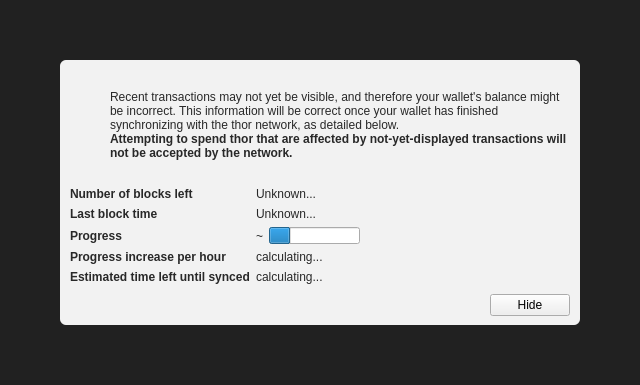
<?xml version="1.0" encoding="UTF-8"?>
<ui version="4.0">
 <class>ModalOverlay</class>
 <widget class="ModalOverlay" name="ModalOverlay">
  <property name="geometry">
   <rect>
    <x>0</x>
    <y>0</y>
    <width>640</width>
    <height>385</height>
   </rect>
  </property>
  <property name="windowTitle">
   <string>Form</string>
  </property>
  <layout class="QVBoxLayout" name="verticalLayout" stretch="0">
   <property name="sizeConstraint">
    <enum>QLayout::SetDefaultConstraint</enum>
   </property>
   <property name="leftMargin">
    <number>0</number>
   </property>
   <property name="topMargin">
    <number>0</number>
   </property>
   <property name="rightMargin">
    <number>0</number>
   </property>
   <property name="bottomMargin">
    <number>0</number>
   </property>
   <item>
    <widget class="QWidget" name="bgWidget" native="true">
     <property name="styleSheet">
      <string notr="true">#bgWidget { background: rgba(0,0,0,220); }</string>
     </property>
     <layout class="QVBoxLayout" name="verticalLayoutMain" stretch="1">
      <property name="leftMargin">
       <number>60</number>
      </property>
      <property name="topMargin">
       <number>60</number>
      </property>
      <property name="rightMargin">
       <number>60</number>
      </property>
      <property name="bottomMargin">
       <number>60</number>
      </property>
      <item>
       <widget class="QWidget" name="contentWidget" native="true">
        <property name="styleSheet">
         <string notr="true">#contentWidget { background: rgba(255,255,255,240); border-radius: 6px; }

QLabel { color: rgb(40,40,40);  }</string>
        </property>
        <layout class="QVBoxLayout" name="verticalLayoutSub" stretch="1,0,0,0">
         <property name="spacing">
          <number>0</number>
         </property>
         <property name="leftMargin">
          <number>10</number>
         </property>
         <property name="topMargin">
          <number>10</number>
         </property>
         <property name="rightMargin">
          <number>10</number>
         </property>
         <property name="bottomMargin">
          <number>10</number>
         </property>
         <item>
          <layout class="QHBoxLayout" name="horizontalLayoutIconText" stretch="0,1">
           <property name="topMargin">
            <number>20</number>
           </property>
           <item>
            <layout class="QVBoxLayout" name="verticalLayoutIcon">
             <property name="leftMargin">
              <number>0</number>
             </property>
             <item>
              <widget class="QPushButton" name="warningIcon">
               <property name="enabled">
                <bool>false</bool>
               </property>
               <property name="text">
                <string/>
               </property>
               <property name="icon">
                <iconset>
                 <normaloff>:/icons/warning</normaloff>
                 <disabledoff>:/icons/warning</disabledoff>:/icons/warning</iconset>
               </property>
               <property name="iconSize">
                <size>
                 <width>48</width>
                 <height>48</height>
                </size>
               </property>
               <property name="flat">
                <bool>true</bool>
               </property>
              </widget>
             </item>
             <item>
              <spacer name="verticalSpacerWarningIcon">
               <property name="orientation">
                <enum>Qt::Vertical</enum>
               </property>
               <property name="sizeHint" stdset="0">
                <size>
                 <width>20</width>
                 <height>40</height>
                </size>
               </property>
              </spacer>
             </item>
            </layout>
           </item>
           <item>
            <layout class="QVBoxLayout" name="verticalLayoutInfoText">
             <property name="leftMargin">
              <number>0</number>
             </property>
             <property name="topMargin">
              <number>0</number>
             </property>
             <item>
              <widget class="QLabel" name="infoText">
               <property name="text">
                <string>Recent transactions may not yet be visible, and therefore your wallet's balance might be incorrect. This information will be correct once your wallet has finished synchronizing with the thor network, as detailed below.</string>
               </property>
               <property name="textFormat">
                <enum>Qt::RichText</enum>
               </property>
               <property name="wordWrap">
                <bool>true</bool>
               </property>
              </widget>
             </item>
             <item>
              <widget class="QLabel" name="infoTextStrong">
               <property name="font">
                <font>
                 <weight>75</weight>
                 <bold>true</bold>
                </font>
               </property>
               <property name="text">
                <string>Attempting to spend thor that are affected by not-yet-displayed transactions will not be accepted by the network.</string>
               </property>
               <property name="textFormat">
                <enum>Qt::RichText</enum>
               </property>
               <property name="wordWrap">
                <bool>true</bool>
               </property>
              </widget>
             </item>
             <item>
              <spacer name="verticalSpacerInTextSpace">
               <property name="orientation">
                <enum>Qt::Vertical</enum>
               </property>
               <property name="sizeHint" stdset="0">
                <size>
                 <width>20</width>
                 <height>40</height>
                </size>
               </property>
              </spacer>
             </item>
            </layout>
           </item>
          </layout>
         </item>
         <item>
          <spacer name="verticalSpacerAfterText">
           <property name="orientation">
            <enum>Qt::Vertical</enum>
           </property>
           <property name="sizeHint" stdset="0">
            <size>
             <width>20</width>
             <height>40</height>
            </size>
           </property>
          </spacer>
         </item>
         <item>
          <layout class="QFormLayout" name="formLayout">
           <property name="fieldGrowthPolicy">
            <enum>QFormLayout::FieldsStayAtSizeHint</enum>
           </property>
           <property name="horizontalSpacing">
            <number>6</number>
           </property>
           <property name="verticalSpacing">
            <number>6</number>
           </property>
           <property name="topMargin">
            <number>10</number>
           </property>
           <item row="0" column="0">
            <widget class="QLabel" name="labelNumberOfBlocksLeft">
             <property name="font">
              <font>
               <weight>75</weight>
               <bold>true</bold>
              </font>
             </property>
             <property name="text">
              <string>Number of blocks left</string>
             </property>
            </widget>
           </item>
           <item row="0" column="1">
            <widget class="QLabel" name="numberOfBlocksLeft">
             <property name="text">
              <string>Unknown...</string>
             </property>
            </widget>
           </item>
           <item row="1" column="0">
            <widget class="QLabel" name="labelLastBlockTime">
             <property name="font">
              <font>
               <weight>75</weight>
               <bold>true</bold>
              </font>
             </property>
             <property name="text">
              <string>Last block time</string>
             </property>
            </widget>
           </item>
           <item row="1" column="1">
            <widget class="QLabel" name="newestBlockDate">
             <property name="sizePolicy">
              <sizepolicy hsizetype="Maximum" vsizetype="Preferred">
               <horstretch>0</horstretch>
               <verstretch>0</verstretch>
              </sizepolicy>
             </property>
             <property name="text">
              <string>Unknown...</string>
             </property>
            </widget>
           </item>
           <item row="2" column="0">
            <widget class="QLabel" name="labelSyncDone">
             <property name="font">
              <font>
               <weight>75</weight>
               <bold>true</bold>
              </font>
             </property>
             <property name="text">
              <string>Progress</string>
             </property>
            </widget>
           </item>
           <item row="2" column="1">
            <layout class="QHBoxLayout" name="horizontalLayoutSync" stretch="0,1">
             <item>
              <widget class="QLabel" name="percentageProgress">
               <property name="text">
                <string notr="true">~</string>
               </property>
              </widget>
             </item>
             <item>
              <widget class="QProgressBar" name="progressBar">
               <property name="value">
                <number>24</number>
               </property>
               <property name="format">
                <string/>
               </property>
              </widget>
             </item>
            </layout>
           </item>
           <item row="4" column="0">
            <widget class="QLabel" name="labelProgressIncrease">
             <property name="font">
              <font>
               <weight>75</weight>
               <bold>true</bold>
              </font>
             </property>
             <property name="text">
              <string>Progress increase per hour</string>
             </property>
            </widget>
           </item>
           <item row="4" column="1">
            <widget class="QLabel" name="progressIncreasePerH">
             <property name="text">
              <string>calculating...</string>
             </property>
            </widget>
           </item>
           <item row="5" column="0">
            <widget class="QLabel" name="labelEstimatedTimeLeft">
             <property name="font">
              <font>
               <weight>75</weight>
               <bold>true</bold>
              </font>
             </property>
             <property name="text">
              <string>Estimated time left until synced</string>
             </property>
            </widget>
           </item>
           <item row="5" column="1">
            <widget class="QLabel" name="expectedTimeLeft">
             <property name="text">
              <string>calculating...</string>
             </property>
            </widget>
           </item>
          </layout>
         </item>
         <item>
          <layout class="QHBoxLayout" name="horizontalLayoutButtons">
           <property name="leftMargin">
            <number>10</number>
           </property>
           <property name="topMargin">
            <number>10</number>
           </property>
           <item>
            <spacer name="horizontalSpacer">
             <property name="orientation">
              <enum>Qt::Horizontal</enum>
             </property>
             <property name="sizeHint" stdset="0">
              <size>
               <width>40</width>
               <height>20</height>
              </size>
             </property>
            </spacer>
           </item>
           <item>
            <widget class="QPushButton" name="closeButton">
             <property name="text">
              <string>Hide</string>
             </property>
            </widget>
           </item>
          </layout>
         </item>
        </layout>
       </widget>
      </item>
     </layout>
    </widget>
   </item>
  </layout>
 </widget>
 <customwidgets>
  <customwidget>
   <class>ModalOverlay</class>
   <extends>QWidget</extends>
   <header>qt/modaloverlay.h</header>
   <container>1</container>
  </customwidget>
 </customwidgets>
 <resources/>
 <connections/>
</ui>
